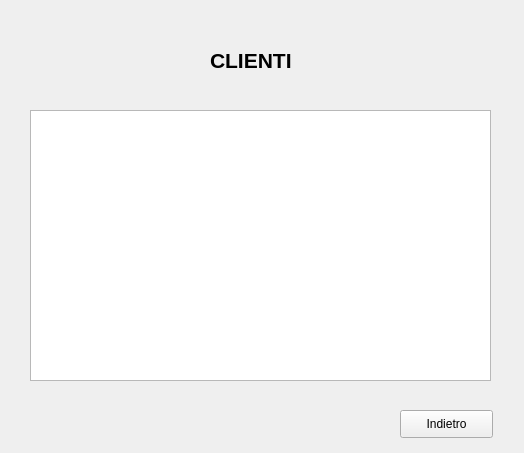
<?xml version="1.0" encoding="UTF-8"?>
<ui version="4.0">
 <class>Form</class>
 <widget class="QWidget" name="Form">
  <property name="geometry">
   <rect>
    <x>0</x>
    <y>0</y>
    <width>524</width>
    <height>453</height>
   </rect>
  </property>
  <property name="windowTitle">
   <string>Visualizza Tutti i Clienti</string>
  </property>
  <widget class="QLabel" name="label">
   <property name="geometry">
    <rect>
     <x>210</x>
     <y>30</y>
     <width>291</width>
     <height>61</height>
    </rect>
   </property>
   <property name="font">
    <font>
     <pointsize>16</pointsize>
     <weight>75</weight>
     <bold>true</bold>
    </font>
   </property>
   <property name="text">
    <string>CLIENTI</string>
   </property>
  </widget>
  <widget class="QPushButton" name="pushButton">
   <property name="geometry">
    <rect>
     <x>400</x>
     <y>410</y>
     <width>93</width>
     <height>28</height>
    </rect>
   </property>
   <property name="text">
    <string>Indietro</string>
   </property>
  </widget>
  <widget class="QTextBrowser" name="textBrowser">
   <property name="geometry">
    <rect>
     <x>30</x>
     <y>110</y>
     <width>461</width>
     <height>271</height>
    </rect>
   </property>
  </widget>
 </widget>
 <resources/>
 <connections/>
</ui>
